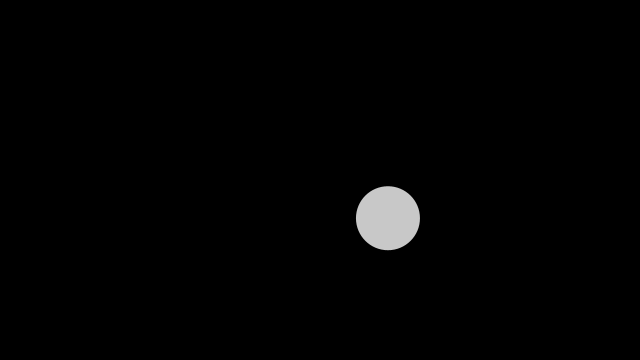
Frame 1 (no input)
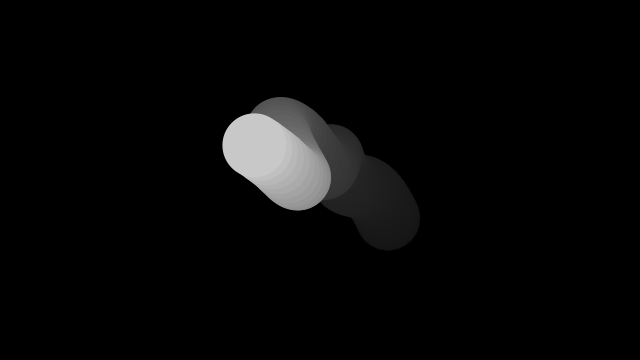
Frame 60 (the mouse pressed at the canvas centre just before this capture)
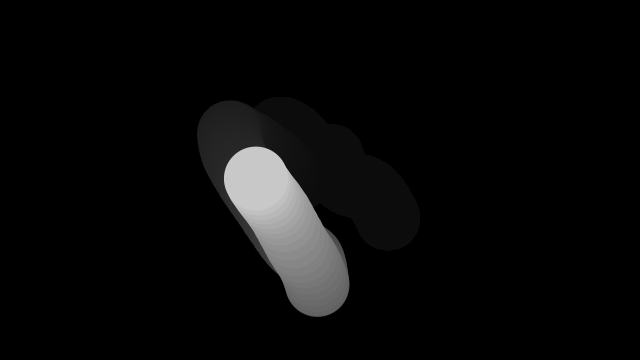
Frame 120 (the mouse held since frame 60 and released just before this capture)

The Processing sketch that drew these frames (run headless with seeded random() and noise(); from frame 60 on, the mouse is pressed at the canvas centre):

// Processing sketch: A2_5_1
// ── A2_5_1.pde

/**
 * Noise1D.
 *
 * Using 1D Perlin Noise to assign location.
 part of code from: https://processing.org/examples/noise1d.html
 
   assingment 2.5 making the creature move up, down, right and left  
    
    Copyright 2022 Jakub Stachurski and Jules Verhagen 
 
 */

PVector v1;
float xVector, yVector;

float xincrement = 0.01;// change the yincrement to an other variable so that the ellipse dosnt just go diagnal
float yincrement = 0.02;

void setup() {
  size(640, 360);
  background(0);
  noStroke();
}

void draw() {
  // creates a vector 
  v1 = new PVector(noise(xVector)*width, noise(yVector)*height);
  fill(0, 10);
  rect(0, 0, width, height);
  //adding increment so the value changes 
  xVector += xincrement;
  yVector += yincrement;
  // Draw the ellipse at the value produced by perlin noise
  fill(200);
  ellipse(v1.x, v1.y, 64, 64);
}
